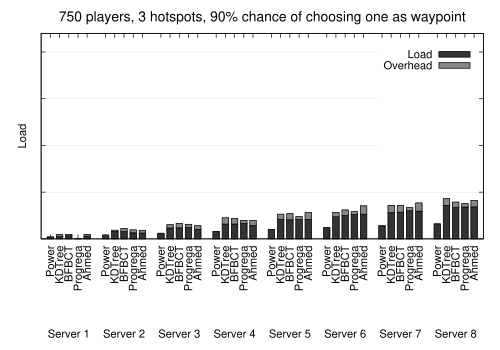

gnuplot code for this plot:
load "../distribution_generic.gp"

set title '750 players, 3 hotspots, 90% chance of choosing one as waypoint' font "Helvetica, 20" 
set output "distribution_750_90.eps"

plot newhistogram "Server 1", 'load_s1_750_90.data' using 2:xtic(1) t "Load" lc rgb '#333333', '' using 3 t "Overhead" lc rgb '#888888', \
     newhistogram "Server 2", 'load_s2_750_90.data' using 2:xtic(1) notitle lc rgb '#333333', '' using 3 notitle lc rgb '#888888', \
     newhistogram "Server 3", 'load_s3_750_90.data' using 2:xtic(1) notitle lc rgb '#333333', '' using 3 notitle lc rgb '#888888', \
     newhistogram "Server 4", 'load_s4_750_90.data' using 2:xtic(1) notitle lc rgb '#333333', '' using 3 notitle lc rgb '#888888', \
     newhistogram "Server 5", 'load_s5_750_90.data' using 2:xtic(1) notitle lc rgb '#333333', '' using 3 notitle lc rgb '#888888', \
     newhistogram "Server 6", 'load_s6_750_90.data' using 2:xtic(1) notitle lc rgb '#333333', '' using 3 notitle lc rgb '#888888', \
     newhistogram "Server 7", 'load_s7_750_90.data' using 2:xtic(1) notitle lc rgb '#333333', '' using 3 notitle lc rgb '#888888', \
     newhistogram "Server 8", 'load_s8_750_90.data' using 2:xtic(1) notitle lc rgb '#333333', '' using 3 notitle lc rgb '#888888'
